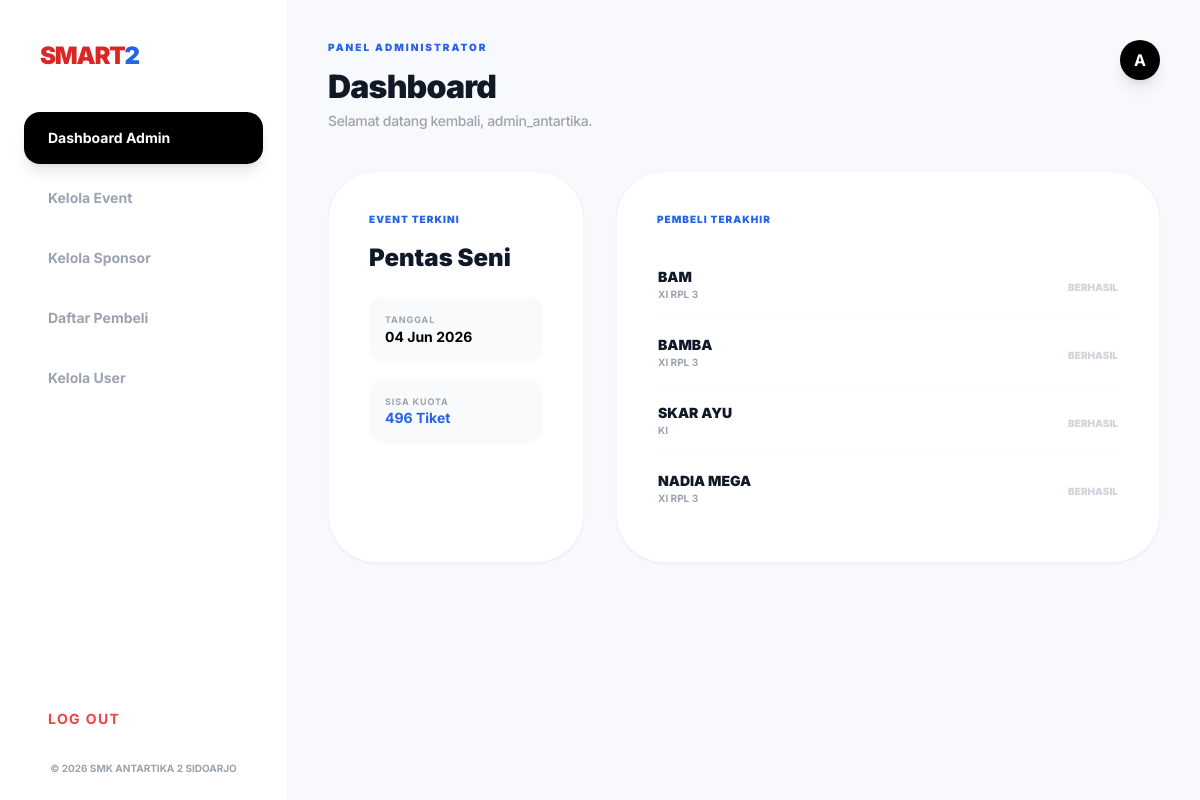
/dashboard_admin.php (signed in), run on the app's committed database.
### tables this page shows
CREATE TABLE `events` (
  `id` int(11) NOT NULL AUTO_INCREMENT,
  `nama_event` varchar(200) NOT NULL,
  `kategori` varchar(100) NOT NULL,
  `tanggal` date NOT NULL,
  `harga` varchar(50) NOT NULL,
  `kuota` int(11) NOT NULL DEFAULT 0,
  `lokasi` varchar(200) NOT NULL,
  `deskripsi` text DEFAULT NULL,
  `poster` varchar(255) DEFAULT NULL,

  PRIMARY KEY (`id`)
);

CREATE TABLE `bookings` (
  `id` int(11) NOT NULL AUTO_INCREMENT,
  `user_id` int(11) NOT NULL,
  `kode_tiket` varchar(20) NOT NULL,
  `nama_lengkap` varchar(150) NOT NULL,
  `event_id` int(11) NOT NULL,
  `kelas` varchar(50) NOT NULL,
  `telp` varchar(20) NOT NULL,
  `tanggal_beli` datetime NOT NULL DEFAULT current_timestamp(),

  PRIMARY KEY (`id`),
  UNIQUE KEY `kode_tiket` (`kode_tiket`),
  KEY `user_id` (`user_id`),
  KEY `event_id` (`event_id`),

  CONSTRAINT `bookings_ibfk_1`
    FOREIGN KEY (`user_id`)
    REFERENCES `users` (`id`)
    ON DELETE CASCADE,

  CONSTRAINT `bookings_ibfk_2`
    FOREIGN KEY (`event_id`)
    REFERENCES `events` (`id`)
    ON DELETE CASCADE

);

### dashboard_admin.php (the view, shortened to what this page needs)
<?php
include 'koneksi.php';
?>
<!DOCTYPE html>
<html lang="id">
<head>
    <script src="https://cdn.tailwindcss.com"></script>
</head>
<body class="bg-[#f8f9fd] flex min-h-screen">
    <?php include 'sidebar.php'; ?>
    <main class="flex-1 p-10 overflow-y-auto">
        <div class="max-w-full">
            <?php
            include 'header_admin.php';
            ?>
            <?php
            $q_event = mysqli_query($conn, "SELECT * FROM events ORDER BY id DESC LIMIT 1");
            if(mysqli_num_rows($q_event) > 0) {
                $e = mysqli_fetch_assoc($q_event);
                $event_id = $e['id'];
            ?>
                <div class="grid grid-cols-1 lg:grid-cols-3 gap-8">
                    <div class="lg:col-span-1">
                        <div class="bg-white rounded-[3rem] p-10 border border-gray-100 shadow-sm h-full">
                            <p class="text-[10px] font-black text-blue-600 uppercase tracking-widest mb-4">Event Terkini</p>
                            <h3 class="text-2xl font-black text-gray-900 leading-tight mb-6"><?php echo $e['nama_event']; ?></h3>
                            <div class="space-y-4">
                                <div class="bg-gray-50 p-4 rounded-2xl">
                                    <p class="text-[9px] font-bold text-gray-400 uppercase tracking-widest">Tanggal</p>
                                    <p class="text-sm font-bold"><?php echo date('d M Y', strtotime($e['tanggal'])); ?></p>
                                </div>
                                <div class="bg-gray-50 p-4 rounded-2xl">
                                    <p class="text-[9px] font-bold text-gray-400 uppercase tracking-widest">Sisa Kuota</p>
                                    <p class="text-sm font-bold text-blue-600"><?php echo $e['kuota']; ?> Tiket</p>
                                </div>
                            </div>
                        </div>
                    </div>
                    <div class="lg:col-span-2">
                        <div class="bg-white rounded-[3rem] p-10 border border-gray-100 shadow-sm h-full">
                            <p class="text-[10px] font-black text-blue-600 uppercase tracking-widest mb-6">Pembeli Terakhir</p>
                            <div class="overflow-hidden">
                                <table class="w-full text-left">
                                    <tbody class="divide-y divide-gray-50">
                                        <?php
                                        $q_pembeli = mysqli_query($conn, "SELECT bookings.*, users.username
                                                                           FROM bookings
                                                                           JOIN users ON bookings.user_id = users.id
                                                                           WHERE bookings.event_id = '$event_id'
                                                                           AND users.role = 'user'
                                                                           ORDER BY bookings.id DESC LIMIT 5");
                                        if(mysqli_num_rows($q_pembeli) > 0) {
                                            while($p = mysqli_fetch_assoc($q_pembeli)) {
                                        ?>
                                            <tr class="group">
                                                <td class="py-4">
                                                    <p class="text-sm font-black text-gray-900"><?php echo strtoupper($p['nama_lengkap']); ?></p>
                                                    <p class="text-[10px] font-bold text-gray-400 uppercase"><?php echo $p['kelas']; ?></p>
                                                </td>
                                                <td class="py-4 text-right">
                                                    <span class="text-[10px] font-black text-gray-300 group-hover:text-black transition uppercase">Berhasil</span>
                                                </td>
                                            </tr>
                                        <?php
                                            }
                                        } ?>
                                    </tbody>
                                </table>
                            </div>
                        </div>
                    </div>
                </div>
            <?php } ?>
        </div>
    </main>
</body>
</html>

### dashboard_admin.php (style rules this page uses)
body { font-family: 'Inter', sans-serif; }

### data on the page
events: nama_event "Pentas Seni", tanggal "04 Jun 2026", kuota "496"
bookings: nama_lengkap "BAM", kelas "XI RPL 3"
bookings: nama_lengkap "BAMBA", kelas "XI RPL 3"
bookings: nama_lengkap "SKAR AYU", kelas "KI"
bookings: nama_lengkap "NADIA MEGA", kelas "XI RPL 3"

### other printed values
$page_title "Dashboard"
$page_subtitle "Selamat datang kembali, admin_antartika."
substr($_SESSION['username'], 0, 1) "A"
